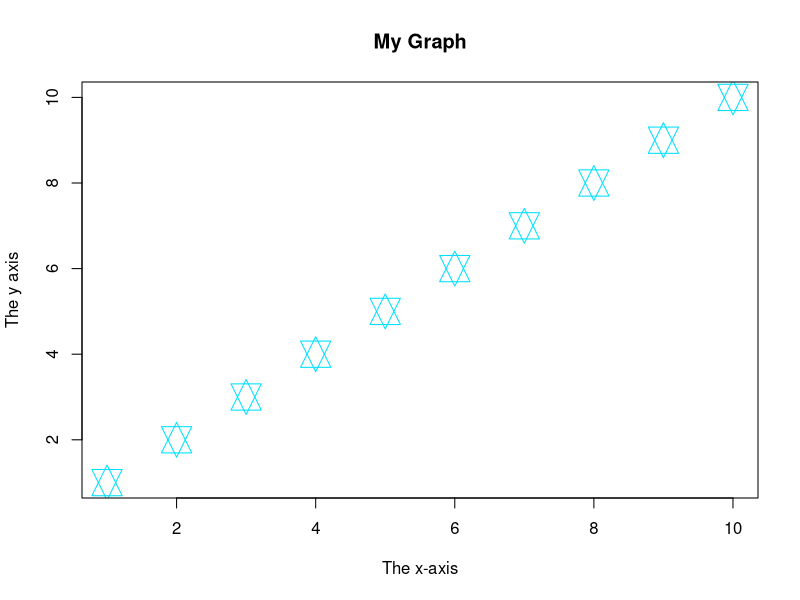
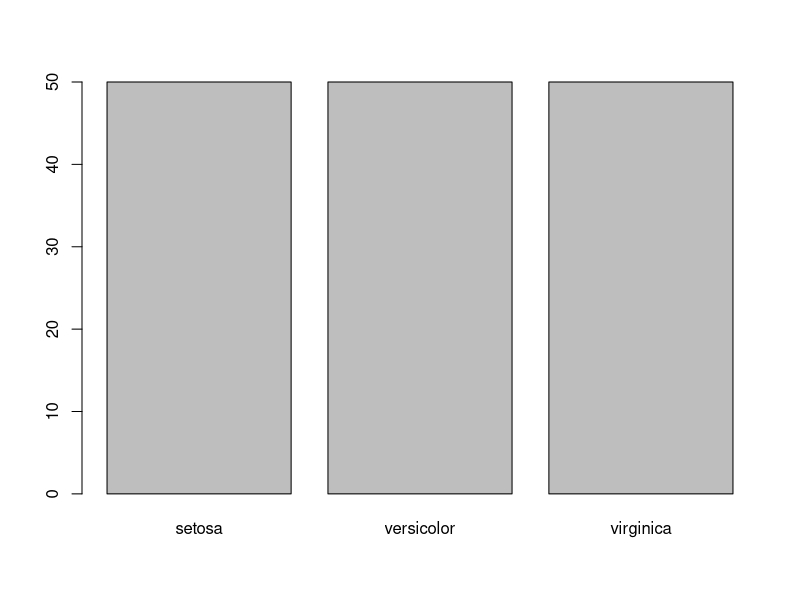
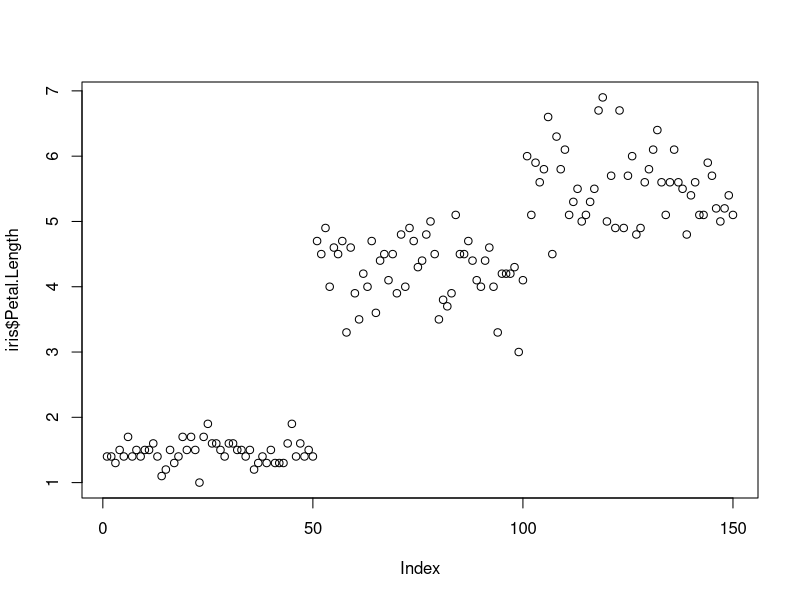
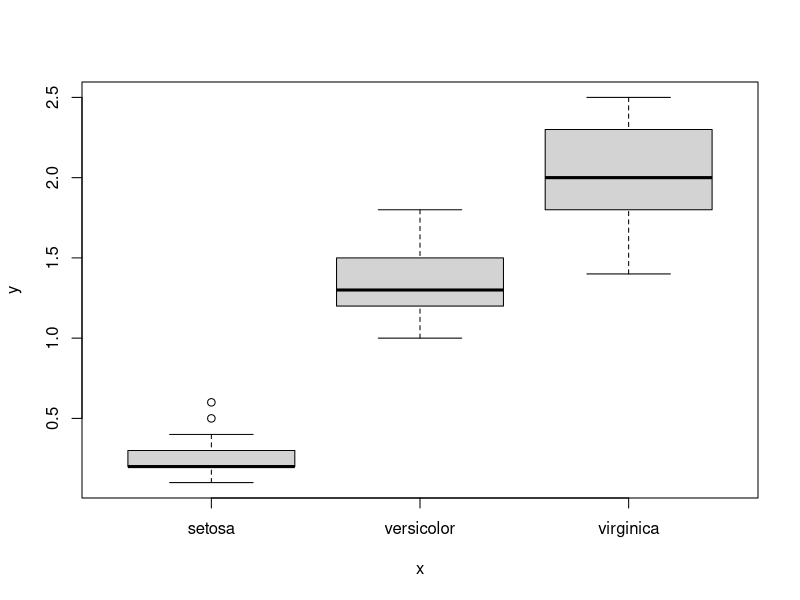
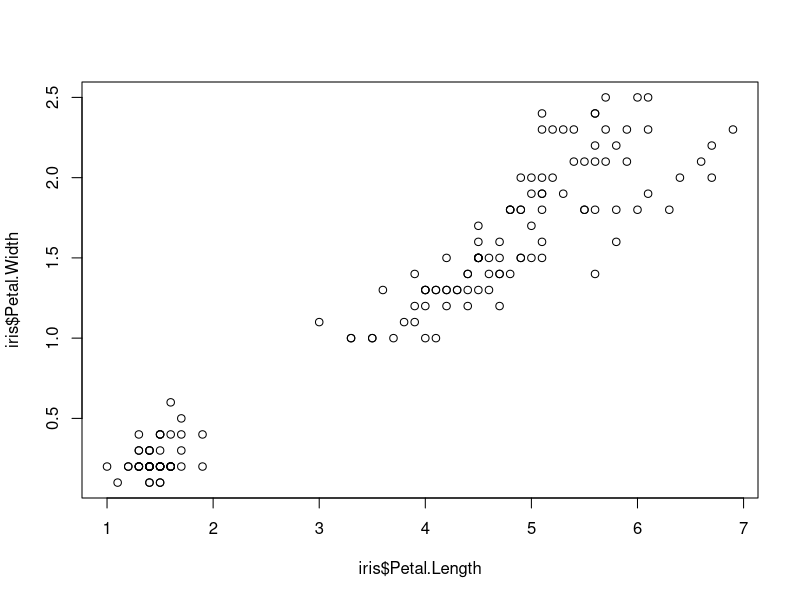
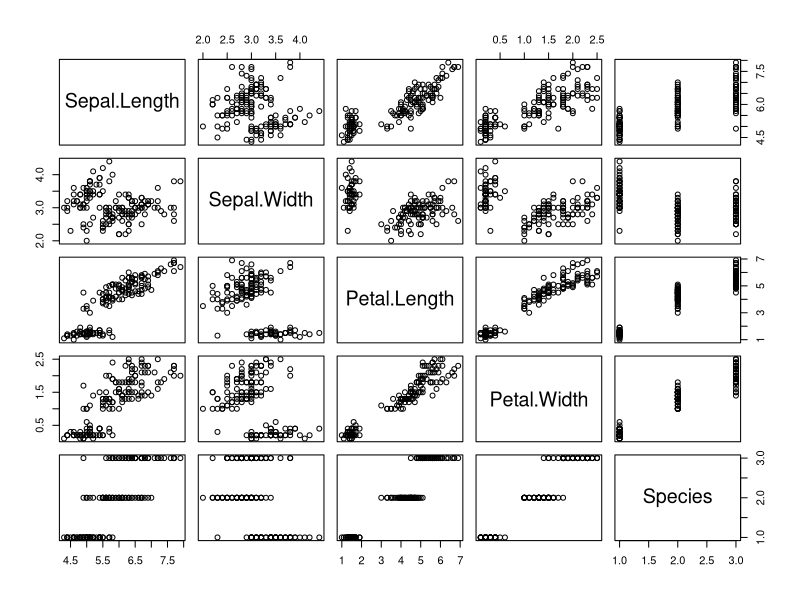
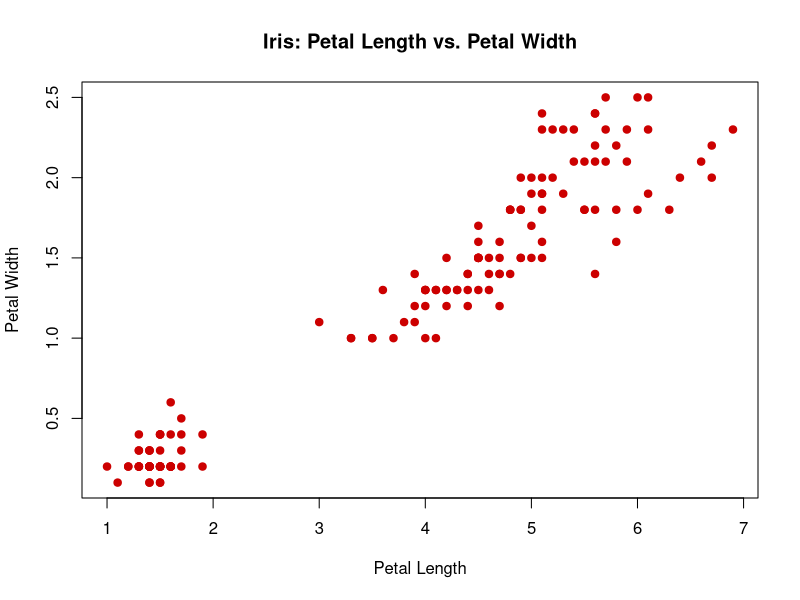
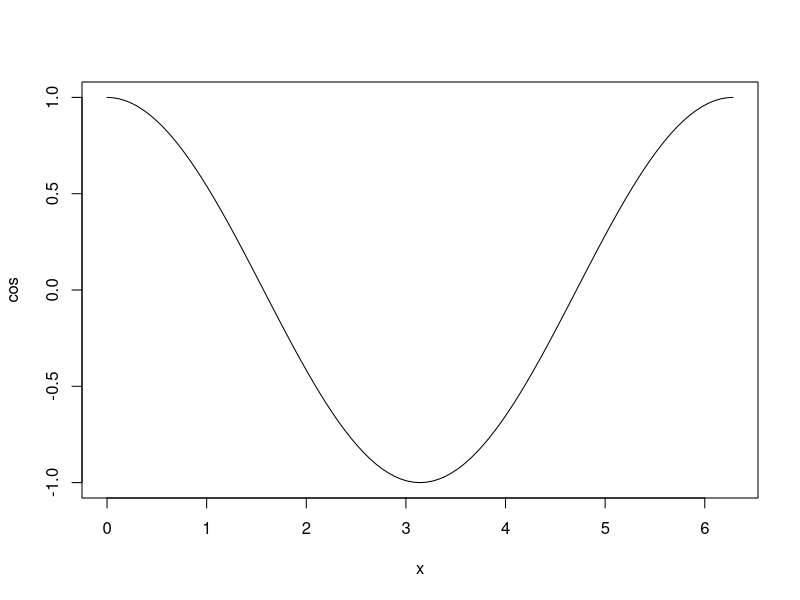

The R script that drew these images, in order:
# File:   Plot.R
# Course: R: An Introduction (with RStudio)

# LOAD DATASETS PACKAGES ###################################

library(datasets)  # Load/unload base packages manually

# LOAD DATA ################################################

head(iris)

# PLOT DATA WITH PLOT() ####################################
3**44
?plot  # Help for plot()\
plot(1:10, 
     col='#00E0FF',
     cex = 3,
     pch=11,
     main="My Graph",
     xlab="The x-axis", 
     ylab="The y axis")
plot(iris$Species)  # Categorical variable
plot(iris$Petal.Length)  # Quantitative variable
plot(iris$Species, iris$Petal.Width)  # Cat x quant
plot(iris$Petal.Length, iris$Petal.Width)  # Quant pair
plot(iris)  # Entire data frame

# Plot with options
plot(iris$Petal.Length, iris$Petal.Width,
  col = "#cc0000",  # Hex code for datalab.cc red
  pch = 19,         # Use solid circles for points
  main = "Iris: Petal Length vs. Petal Width",
  xlab = "Petal Length",
  ylab = "Petal Width")

# PLOT FORMULAS WITH PLOT() ################################

plot(cos, 0, 2*pi)
plot(exp, 1, 5)
plot(dnorm, -3, +3)

# Formula plot with options
plot(dnorm, -3, +3,
  col = "#cc0000",
  lwd = 5,
  main = "Standard Normal Distribution",
  xlab = "z-scores",
  ylab = "Density")

# CLEAN UP #################################################

# Clear packages
detach("package:datasets", unload = TRUE)

# Clear plots
dev.off()  # But only if there IS a plot

# Clear console
cat("\014")  # ctrl+L

# Clear mind :)
